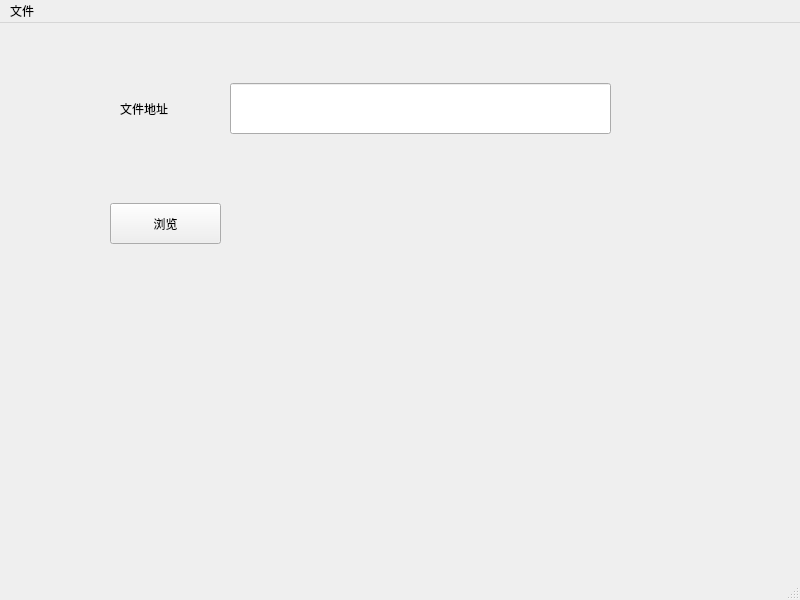
<?xml version="1.0" encoding="UTF-8"?>
<ui version="4.0">
 <class>MainWindow</class>
 <widget class="QMainWindow" name="MainWindow">
  <property name="geometry">
   <rect>
    <x>0</x>
    <y>0</y>
    <width>800</width>
    <height>600</height>
   </rect>
  </property>
  <property name="windowTitle">
   <string>MainWindow</string>
  </property>
  <widget class="QWidget" name="centralwidget">
   <widget class="QToolButton" name="scan">
    <property name="geometry">
     <rect>
      <x>110</x>
      <y>180</y>
      <width>111</width>
      <height>41</height>
     </rect>
    </property>
    <property name="text">
     <string>浏览</string>
    </property>
   </widget>
   <widget class="QLineEdit" name="lineEdit">
    <property name="geometry">
     <rect>
      <x>230</x>
      <y>60</y>
      <width>381</width>
      <height>51</height>
     </rect>
    </property>
   </widget>
   <widget class="QLabel" name="label">
    <property name="geometry">
     <rect>
      <x>120</x>
      <y>70</y>
      <width>91</width>
      <height>31</height>
     </rect>
    </property>
    <property name="text">
     <string>文件地址</string>
    </property>
   </widget>
  </widget>
  <widget class="QMenuBar" name="menubar">
   <property name="geometry">
    <rect>
     <x>0</x>
     <y>0</y>
     <width>800</width>
     <height>26</height>
    </rect>
   </property>
   <widget class="QMenu" name="menu">
    <property name="title">
     <string>文件</string>
    </property>
    <addaction name="open"/>
   </widget>
   <addaction name="menu"/>
  </widget>
  <widget class="QStatusBar" name="statusbar"/>
  <action name="open">
   <property name="text">
    <string>打开</string>
   </property>
  </action>
 </widget>
 <resources/>
 <connections>
  <connection>
   <sender>open</sender>
   <signal>triggered()</signal>
   <receiver>MainWindow</receiver>
   <slot>close()</slot>
   <hints>
    <hint type="sourcelabel">
     <x>399</x>
     <y>12</y>
    </hint>
    <hint type="destinationlabel">
     <x>399</x>
     <y>299</y>
    </hint>
   </hints>
  </connection>
  <connection>
   <sender>scan</sender>
   <signal>clicked()</signal>
   <receiver>MainWindow</receiver>
   <slot>close()</slot>
   <hints>
    <hint type="sourcelabel">
     <x>194</x>
     <y>223</y>
    </hint>
    <hint type="destinationlabel">
     <x>467</x>
     <y>284</y>
    </hint>
   </hints>
  </connection>
 </connections>
</ui>
